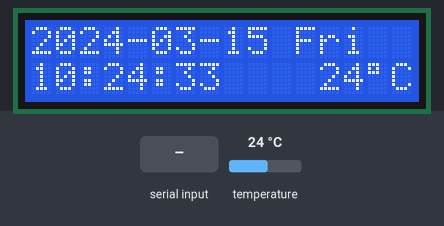
The sketch below on a simulated Arduino Uno, built with avr-gcc and run on an emulated ATmega328P. On the bench: 16×2 character LCD. The test bench sets the inputs (shaded band); at power-on: temperature 24 °C. The local clock reads 2024-03-15 10:24:30 at power-on unless the sketch sets it; what the sketch prints to the serial monitor is not drawn.

Above: at 3.4 s.
3.5 s: "90 45\n" received over Serial
At 4.9 s:
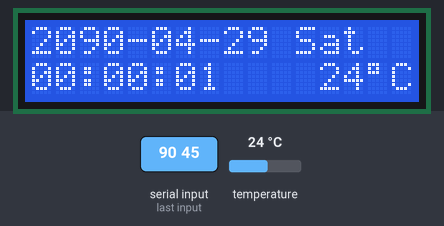
6.5 s: temperature set to 6 °C
At 7.9 s:
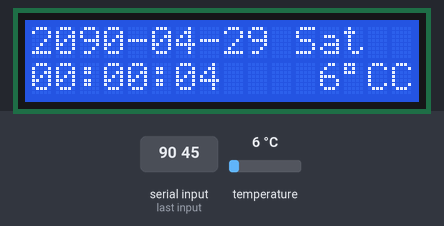
9.5 s: "1\n" received over Serial
At 10.4 s:
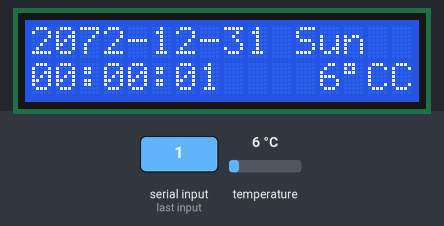
12.5 s: temperature set to 12 °C
At 13.9 s:
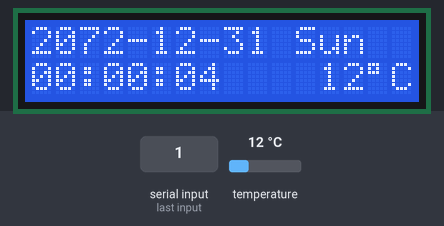
15.5 s: "30 150\n" received over Serial
At 16.9 s:
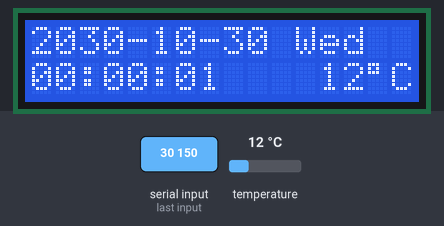
18.5 s: "2\n" received over Serial
At 19.7 s:
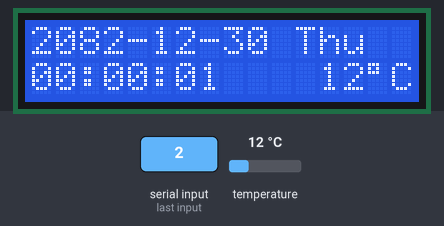
Timing chart, 0 to 21.5 s (numbered marks = the images above; inputs shaded):
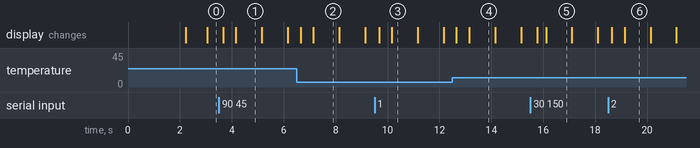

The sketch:

LCD_clock_display.ino
```cpp
/*
 * Author: MIUZEI
 * IDE V1.6.9
 * Email:support@miuzeipro.com
 */
#include <DS3231.h>
#include <Wire.h>
#include <LiquidCrystal.h>
// initialize the library with the numbers of the interface pins
LiquidCrystal lcd(12, 11, 5, 4, 3, 2);

DS3231 Clock;
//initialize variable
boolean Century=false;
boolean h12;
boolean PM;
byte ADay, AHour, AMinute, ASecond, ABits;
boolean ADy, A12h, Apm;
int second,minute,hour,date,month,year,val;

String comdata ="";
int numdata[7] = {0},mark = 0;

void setup()
{
  Wire.begin();
  Serial.begin(9600);
// set up the LCD's number of columns and rows:
  lcd.begin(16,2);
// Print a message to the LCD.
  lcd.print("  Welcome to ");
  lcd.setCursor(0,1);  //Display position
  lcd.print("        Smraza");
  Serial.println("set_time :");
  Serial.println("year mouth day week hour minute second");
  Serial.println();
  Serial.println("week : 1 -> Sunday; 2 -> Monday; 3 -> Tuesday:  ....7 -> Saturday");
  Serial.println();
  Serial.println("for example :2016-5-20 Tue 0:33:30  ");
  Serial.println("set_time :");
  Serial.println("16 5 20 3 0 33 30");
  Serial.println();
  delay(2000);
  lcd.clear();
}
void loop()
{
   Serial_data();
   delay(150);
}
void WriteDS3231()
{
  Clock.setSecond(numdata[6]);
  Clock.setMinute(numdata[5]);
  Clock.setHour(numdata[4]);
  Clock.setDoW(numdata[3]);
  Clock.setDate(numdata[2]);
  Clock.setMonth(numdata[1]);
  Clock.setYear(numdata[0]);
}
void Serial_data()
{
  int j = 0;
  while (Serial.available() > 0)    //Serial data detection
  {
    comdata += char(Serial.read());
    delay(2);
    mark = 1;
    Print_time();
  }
  if(mark == 1)
  {
    Serial.println(comdata);             //Already detected data
    for(int i = 0; i < comdata.length() ; i++) //data conversion
    {
      if(comdata[i] == ' ')
      {
        j++;
      }
      else
      {
        numdata[j] = numdata[j] * 10 + (comdata[i] - '0');
      }
    }

   comdata = String("");
   Serial.print("set_time... ");
   WriteDS3231();
   Serial.println(" OK ");
   for(int i = 0; i < 7; i++)
    {
      numdata[i] = 0;
    }
    mark = 0;
  }
 Print_time();
}
void Print_time()
{
  int second,minute,hour,date,month,year,dow,temperature;
  second=Clock.getSecond();
  minute=Clock.getMinute();
  hour=Clock.getHour(h12,PM);
  date=Clock.getDate();
  month=Clock.getMonth(Century);
  year=Clock.getYear();
  dow=Clock.getDoW();

  temperature=Clock.getTemperature();
  lcd.setCursor(0, 0);
  lcd.print("20");  // Show 20 Century
    if (year>=10)    // Display year
      {
      lcd.print(year,DEC);
      }
      else
      {
      lcd.print("0");
      lcd.print(year,DEC);
      }
  lcd.print('-');

  lcd.setCursor(5, 0);
    if (month>=10)  //Display month
      {
      lcd.print(month,DEC);
      }
      else
      {
      lcd.print("0");
      lcd.print(month,DEC);
      }
  lcd.print('-');

  lcd.setCursor(8, 0);
    if (date>=10)  // Display date
      {
      lcd.print(date,DEC);
      }
      else
      {
      lcd.print("0");
      lcd.print(date,DEC);
      }

  lcd.setCursor(11, 0);
    switch (dow)  // Display Week
      {
      case 1:  // When Dow is equal to 1, execute the following statement
        lcd.print("Mon");
        break;
      case 2:  // When Dow is equal to 2, execute the following statement
        lcd.print("Tue");
        break;
      case 3:
        lcd.print("Wed");
        break;
      case 4:
        lcd.print("Thu");
        break;
      case 5:
        lcd.print("Fri");
        break;
      case 6:
        lcd.print("Sat");
        break;
      case 7:
        lcd.print("Sun");
        break;
      }

  lcd.setCursor(0, 1);//Move the cursor to the second line.
    if (hour>=10)     //Display hours
      {
      lcd.print(hour,DEC);
      }
      else
      {
      lcd.print("0");
      lcd.print(hour,DEC);
      }
  lcd.print(':');

  lcd.setCursor(3, 1);
    if (minute>=10)  // Display minutes
      {
      lcd.print(minute,DEC);
      }
      else
      {
      lcd.print("0");
      lcd.print(minute,DEC);
      }
  lcd.print(':');

  lcd.setCursor(6, 1);
    if (second>=10)  //Display seconds
      {
      lcd.print(second,DEC);
      }
      else
      {
      lcd.print("0");
      lcd.print(second,DEC);
      }

  lcd.setCursor(12, 1);
  lcd.print(temperature);  // Display temperature
  lcd.write(0xdf);         // Display temperature symbol
  lcd.print("C");
}
```

Measured:
- after the input at 3.5 s, the display: first changes after 0.16 s (image 1 shows a later state)
- after the input at 6.5 s, the display: first changes after 0.15 s (image 2 shows a later state)
- after the input at 9.5 s, the display: first changes after 0.17 s (image 3 shows a later state)
- after the input at 12.5 s, the display: first changes after 0.16 s (image 4 shows a later state)
- after the input at 15.5 s, the display: first changes after 0.28 s (image 5 shows a later state)
- after the input at 18.5 s, the display: first changes after 0.14 s (image 6 shows a later state)
- what the display in image 1 shows lasts 1.0 s, from 4.2 s to 5.2 s
